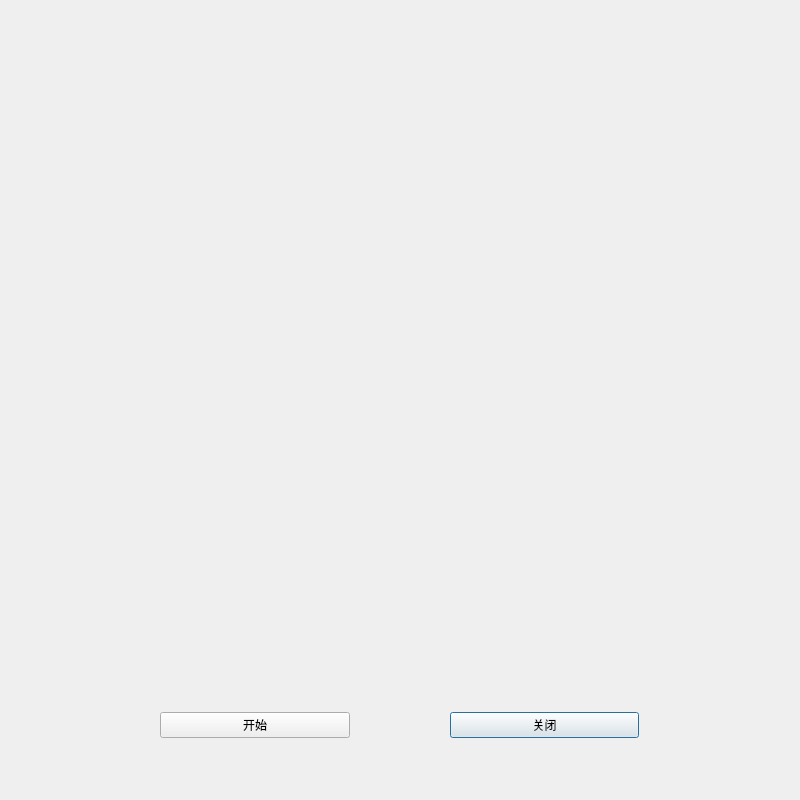
<?xml version="1.0" encoding="UTF-8"?>
<ui version="4.0">
 <class>Animation</class>
 <widget class="QDialog" name="Animation">
  <property name="geometry">
   <rect>
    <x>0</x>
    <y>0</y>
    <width>800</width>
    <height>800</height>
   </rect>
  </property>
  <property name="windowTitle">
   <string>排序过程动画演示</string>
  </property>
  <widget class="QWidget" name="gridLayoutWidget_2">
   <property name="geometry">
    <rect>
     <x>60</x>
     <y>700</y>
     <width>679</width>
     <height>51</height>
    </rect>
   </property>
   <layout class="QGridLayout" name="gridLayout_a2">
    <property name="leftMargin">
     <number>100</number>
    </property>
    <property name="rightMargin">
     <number>100</number>
    </property>
    <property name="horizontalSpacing">
     <number>100</number>
    </property>
    <item row="0" column="1">
     <widget class="QPushButton" name="Button_close">
      <property name="font">
       <font>
        <family>宋体</family>
        <weight>50</weight>
        <bold>false</bold>
       </font>
      </property>
      <property name="text">
       <string>关闭</string>
      </property>
     </widget>
    </item>
    <item row="0" column="0">
     <widget class="QPushButton" name="Button_play">
      <property name="font">
       <font>
        <family>宋体</family>
        <weight>50</weight>
        <bold>false</bold>
       </font>
      </property>
      <property name="text">
       <string>开始</string>
      </property>
     </widget>
    </item>
   </layout>
  </widget>
 </widget>
 <resources/>
 <connections/>
</ui>
